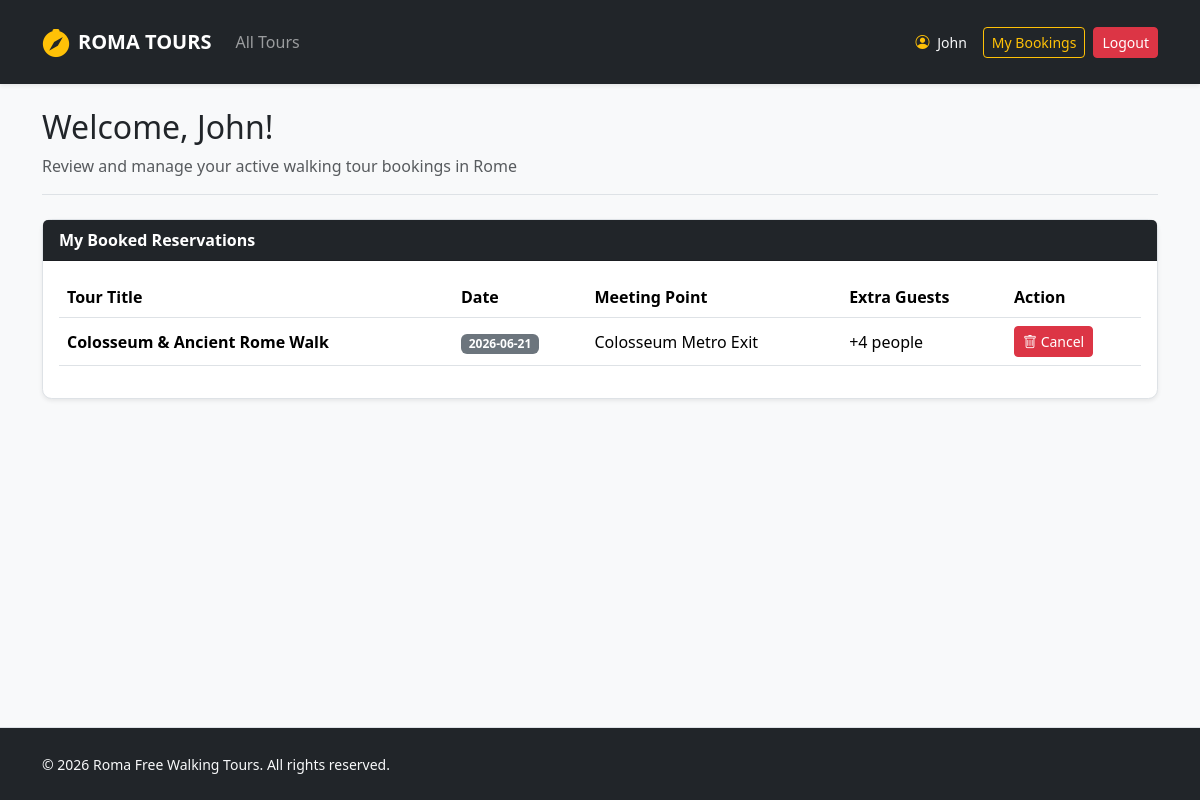
/participant/profile (signed in), run on an earlier commit of the app's database.
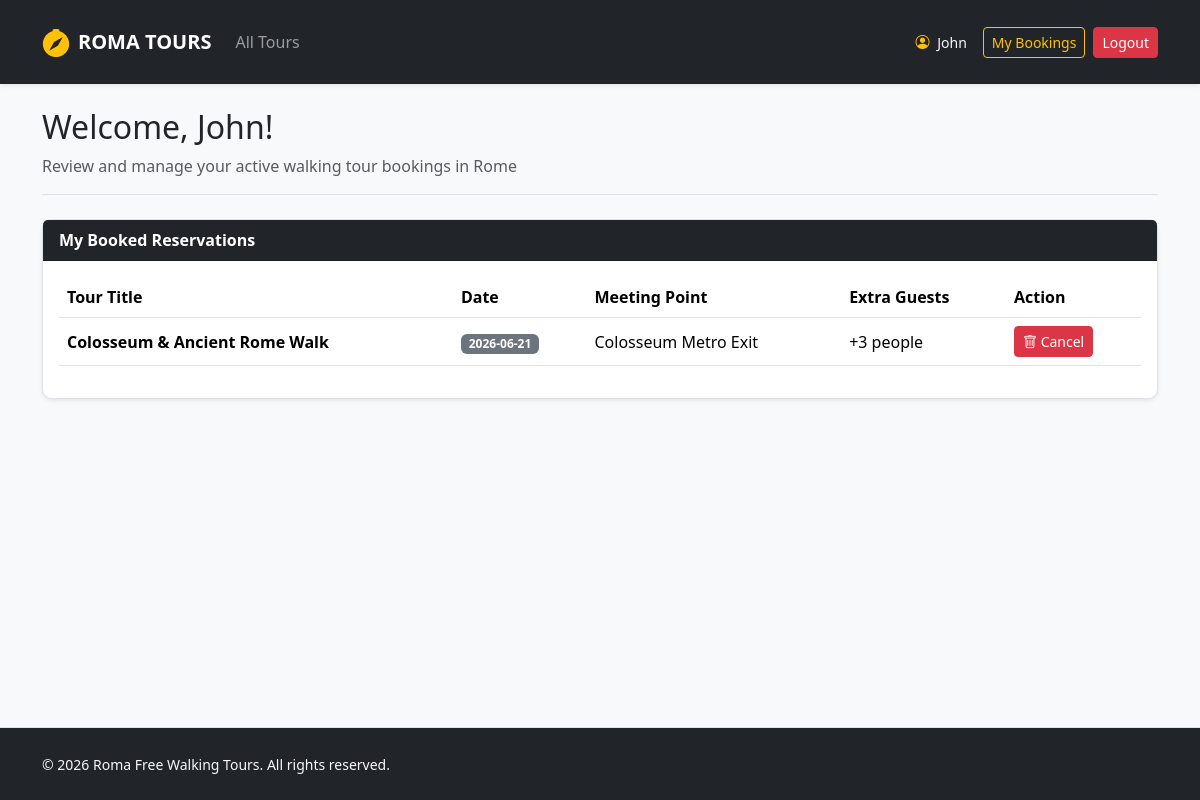
And on a later commit of the database.
### tables this page shows
CREATE TABLE users (
            id INTEGER PRIMARY KEY AUTOINCREMENT,
            name TEXT NOT NULL,
            surname TEXT NOT NULL,
            email TEXT UNIQUE NOT NULL,
            password TEXT NOT NULL,
            role TEXT CHECK(role IN ('guide', 'participant', 'administrator')) NOT NULL,
            languages TEXT
        );

CREATE TABLE reservations (
            id INTEGER PRIMARY KEY AUTOINCREMENT,
            tour_id INTEGER NOT NULL,
            participant_id INTEGER NOT NULL,
            tour_date TEXT NOT NULL,
            additional_count INTEGER DEFAULT 0,
            additional_names TEXT,
            FOREIGN KEY (tour_id) REFERENCES tours(id) ON DELETE CASCADE,
            FOREIGN KEY (participant_id) REFERENCES users(id) ON DELETE CASCADE
        );

CREATE TABLE tours (
            id INTEGER PRIMARY KEY AUTOINCREMENT,
            guide_id INTEGER NOT NULL,
            title TEXT NOT NULL,
            meeting_point TEXT NOT NULL,
            duration INTEGER NOT NULL,
            language TEXT NOT NULL,
            max_participants INTEGER NOT NULL,
            description TEXT NOT NULL,
            stops TEXT NOT NULL,
            photos TEXT NOT NULL,
            FOREIGN KEY (guide_id) REFERENCES users(id) ON DELETE CASCADE
        );

### routes/auth_routes.py (the view)
@auth_bp.route("/participant/profile")
@login_required
@participant_required
def profile_participant():
    from dao.reservations_dao import get_participant_reservations
    my_bookings = get_participant_reservations(current_user.id)
    return render_template("profile_participant.html", bookings=my_bookings)

### app.py (called while the page is built)
@login_manager.user_loader
def load_user(user_id):
    db_user = get_user_by_id(user_id)
    if db_user:
        return User(
            id=db_user["id"], name=db_user["name"], surname=db_user["surname"],
            email=db_user["email"], role=db_user["role"], languages=db_user["languages"]
        )
    return None

### dao/reservations_dao.py (called while the page is built)
def get_participant_reservations(p_part_id):
    query = """
        SELECT r.id as res_id, r.tour_date, r.additional_count, t.title, t.meeting_point
        FROM reservations r
        JOIN tours t ON r.tour_id = t.id
        WHERE r.participant_id = ?
    """
    conn = sqlite3.connect("roma_tours.db")
    conn.row_factory = sqlite3.Row
    cursor = conn.cursor()
    cursor.execute(query, (p_part_id,))
    res = cursor.fetchall()
    cursor.close()
    conn.close()
    return res

### dao/users_dao.py (called while the page is built)
def get_user_by_id(p_id):
    query = "SELECT * FROM users WHERE id = ?"
    conn = sqlite3.connect("roma_tours.db")
    conn.row_factory = sqlite3.Row
    cursor = conn.cursor()
    cursor.execute(query, (p_id,))
    db_user = cursor.fetchone()
    cursor.close()
    conn.close()
    return db_user

### routes/auth_routes.py (called while the page is built)
def participant_required(f):
    @wraps(f)
    def decorated_function(*args, **kwargs):
        if not current_user.is_authenticated or current_user.role != 'participant':
            flash("Only participants can access this page.", "danger")
            return redirect(url_for("home"))
        return f(*args, **kwargs)
    return decorated_function

### templates/profile_participant.html (shortened to what this page needs)
{% extends 'base.html' %}
{% block content %}
<div class="col-12">
  <div class="mb-4 border-bottom pb-3">
    <h2>Welcome, {{ current_user.name }}!</h2>
    <p class="text-muted mb-0">Review and manage your active walking tour bookings in Rome</p>
  </div>
  <div class="card shadow-sm border">
    <div class="card-header bg-dark text-white fw-bold">My Booked Reservations</div>
    <div class="card-body">
      {% if bookings %}
      <div class="table-responsive">
        <table class="table table-hover align-middle">
          <thead>
            <tr>
              <th>Tour Title</th>
              <th>Date</th>
              <th>Meeting Point</th>
              <th>Extra Guests</th>
              <th>Action</th>
            </tr>
          </thead>
          <tbody>
            {% for b in bookings %}
            <tr>
              <td><strong>{{ b.title }}</strong></td>
              <td><span class="badge bg-secondary">{{ b.tour_date }}</span></td>
              <td>{{ b.meeting_point }}</td>
              <td>+{{ b.additional_count}} people</td>
              <td>
                <form action="{{ url_for('participant.cancel_booking', res_id=b.res_id) }}"
                      method="POST"
                      onsubmit="return confirm('Are you sure you want to cancel this booking?');">
                  <button type="submit" class="btn btn-danger btn-sm">
                    <i class="bi bi-trash"></i> Cancel
                  </button>
                </form>
              </td>
            </tr>
            {% endfor %}
          </tbody>
        </table>
      </div>
      {% else %}
      <div class="py-4 text-center text-muted">
         <i class="bi bi-calendar-check fs-2 mb-2 d-block text-secondary"></i>
         <p class="mb-0 small">You have no active tour reservations. Go to the home page to explore historical walks!</p>
      </div>
      {% endif %}
    </div>
  </div>
</div>
{% endblock %}

### templates/base.html (shortened to what this page needs)
<!DOCTYPE html>
<html lang="en">
<head>
  <link href="https://cdn.jsdelivr.net/npm/bootstrap@5.3.2/dist/css/bootstrap.min.css" rel="stylesheet">
  <link rel="stylesheet" href="https://cdn.jsdelivr.net/npm/bootstrap-icons@1.11.3/font/bootstrap-icons.min.css">
  <link rel="stylesheet" href="{{ url_for('static', filename='css/styles.css') }}">
</head>
<body class="d-flex flex-column min-vh-100">
  <header>
    <nav class="navbar navbar-expand-lg navbar-dark bg-dark shadow-sm py-3 mb-4">
      <div class="container">
        <a class="navbar-brand d-flex align-items-center fw-bold text-uppercase tracking-wider" href="{{ url_for('roma_tours') }}">
          <i class="bi bi-compass-fill me-2 text-warning fs-3"></i> Roma Tours
        </a>
        <div class="collapse navbar-collapse" id="mainNav">
          <ul class="navbar-nav me-auto mb-2 mb-lg-0">
            <li class="nav-item">
              <a class="nav-link {% if request.endpoint == 'home' %}active{% endif %}" href="{{ url_for('home') }}">All Tours</a>
            </li>
          </ul>
          <div class="d-flex align-items-center gap-2">
            {% if current_user.is_authenticated %}
              <span class="text-light me-2 small">
                <i class="bi bi-person-circle me-1 text-warning"></i> {{ current_user.name }}
              </span>
              {% if current_user.role == 'administrator' %}
                <a href="{{ url_for('auth.profile_admin') }}" class="btn btn-outline-warning btn-sm">Admin Dashboard</a>
              {% elif current_user.role == 'guide' %}
                <a href="{{ url_for('auth.profile_guide') }}" class="btn btn-outline-warning btn-sm">Guide Profile</a>
              {% else %}
                <a href="{{ url_for('auth.profile_participant') }}" class="btn btn-outline-warning btn-sm">My Bookings</a>
              {% endif %}
              <a href="{{ url_for('auth.logout') }}" class="btn btn-danger btn-sm">Logout</a>
            {% endif %}
          </div>
        </div>
      </div>
    </nav>
  </header>
  <main class="container flex-grow-1">
    <div class="row g-4">
      {% block content %}{% endblock %}
    </div>
  </main>
  <footer class="mt-auto border-top bg-dark text-light">
    <div class="container py-4">
      <div class="row align-items-center">
        <div class="col-12 col-md-6 text-center text-md-start">
          <span class="small">© 2026 Roma Free Walking Tours. All rights reserved.</span>
        </div>
      </div>
    </div>
  </footer>
</body>
</html>

### static/css/styles.css (style rules this page uses)
body { background-color: #f8f9fa; font-family: 'Segoe UI', Tahoma, Geneva, Verdana, sans-serif; font-size: 1rem; }
.card { border: none; border-radius: 0.6rem; transition: transform 0.2s ease, box-shadow 0.2s ease; }

What changed in the data, as far as the page shows it:
changed reservations "Colosseum & Ancient Rome Walk": additional_count "4" → "3"
